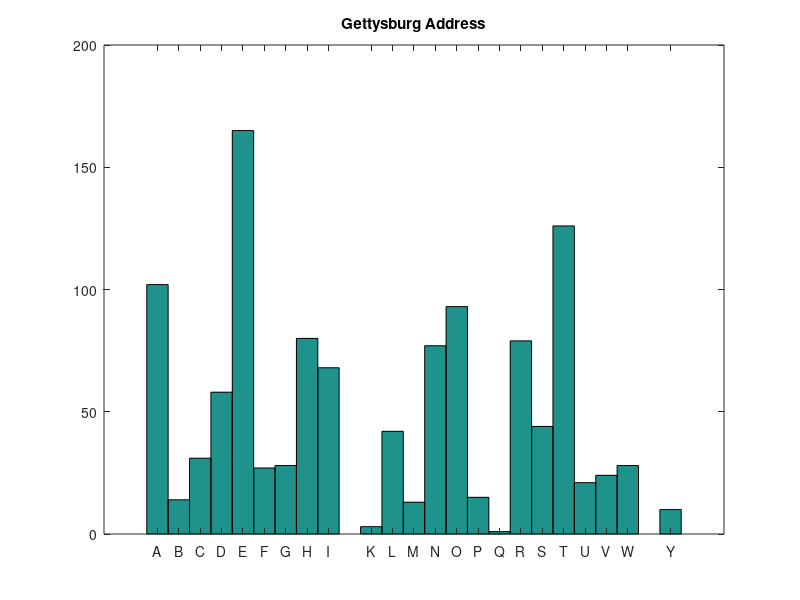

This figure's MATLAB source:
% Read the text of Lincoln's Gettysburg address with

   fp = fopen('gettysburg.txt');
   G = char(fread(fp))'
   fclose(fp);

% How many characters are in the text?
% Use the 'unique' function to find the unique characters in this text? 
% What punctuation characters, and how many of each, are there?

   nchar = length(G)
   uniq = unique(G)
   nuniq = length(uniq)
   nblank = sum(G==' ')
   nperiod = sum(G=='.')
   ncomma = sum(G==',')
   ndash = sum(G=='-')

% Remove the punction and convert the text to one case.

   G = upper(G);
   G(G<'A') = [];
   G(G>'Z') = [];

% Use the 'histc' function to find the most frequent letter
% and the missing letters.

   G = double(G);
   b = double('A':'Z');
   N = histc(G,b);
   most = char(b(find(N==max(N))))
   missing = char(b(find(N==0)))

% Use the 'bar' function as described in 'help histc'
% to plot a histogram of the letter frequencies.
% Use get(gca,'xtick') and get(gca,'xticklabel') to see
% how  the x-axis of the histogram is labeled.  Then use
% set(gca,'xtick',...,'xticklabel',...)
% to label the x-axis with the letters in the text.

   bar(b,N,'histc')
   set(gca,'xlim',[min(b)-2 max(b)+2])
   xtick = get(gca,'xtick');
   xticklabel = get(gca,'xticklabel');
   x = b;
   x(find(N==0)) = [];
   set(gca,'xtick',x+.5,'xticklabel',char(x'))
   title('Gettysburg Address')
